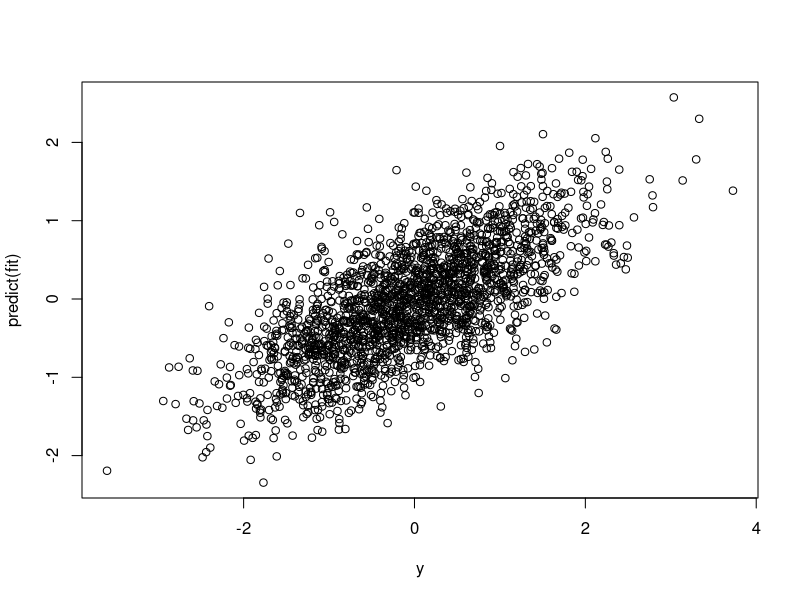
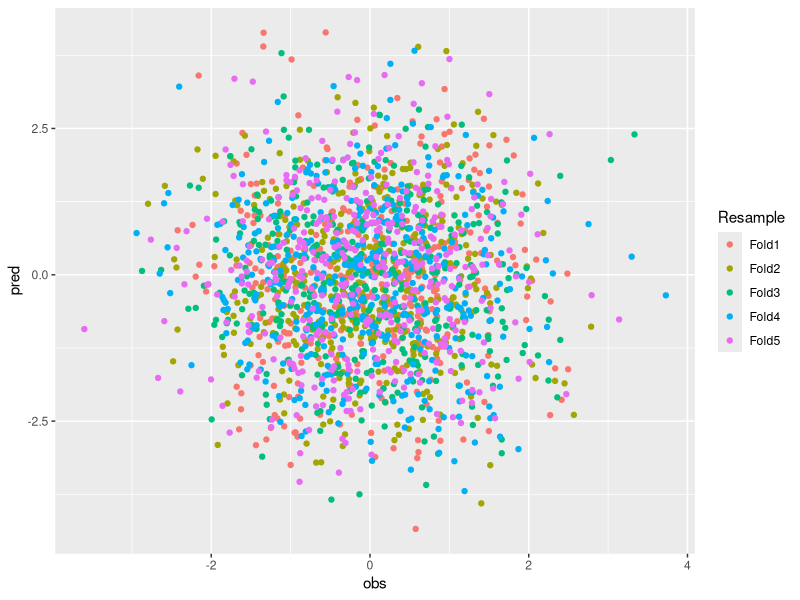
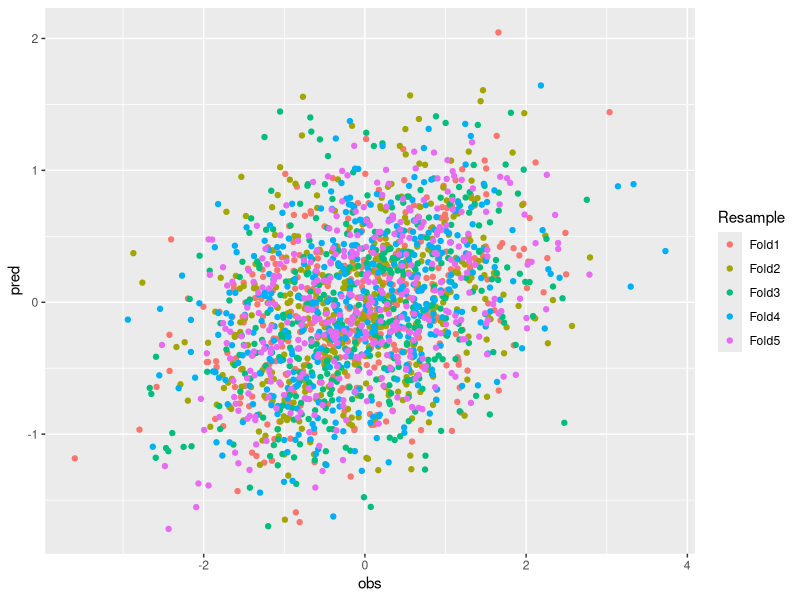

Source code (R) for these figures, in order:
## ---- chunk 1
library(caret)
n <- 2000 # observations
p <- 1000 # features
x <- matrix(rnorm(n*p),ncol=p,dimnames=list(seq_len(n),seq_len(p)))
y <- rnorm(n)
fit <- train(x, y, method="lm", trControl=trainControl(method="none"))
fit$results
plot(y, predict(fit))
cor(y, predict(fit))
## ---- chunk 2
# mention cv is not best here
trCtl <- trainControl(method="cv", number=5, savePredictions=TRUE)
fit <- train(x, y, method="lm", trControl=trCtl)
## ---- chunk 3
fit$results
head(fit$pred)
## ---- chunk 4
getR2 <- function(pred) {
  r2s <- sapply(1:5, function(i) {
    idx <- pred[,"Resample"] == paste0("Fold",i)
    cor(pred[idx,2], pred[idx,1])^2
  })
  mean(r2s)
}
getR2(fit$pred)
## ---- chunk 5
library(ggplot2)
ggplot(fit$pred, aes(obs, pred, color=Resample)) + geom_point()
## ---- chunk 6
cors <- cor(x, y)[,1]
q <- quantile(abs(cors), .8)
x.filt <- x[,abs(cors) > q]
fit <- train(x.filt, y, method="lm", trControl=trCtl)
fit$results
## ---- chunk 7
ggplot(fit$pred, aes(obs, pred, color=Resample)) + geom_point()
